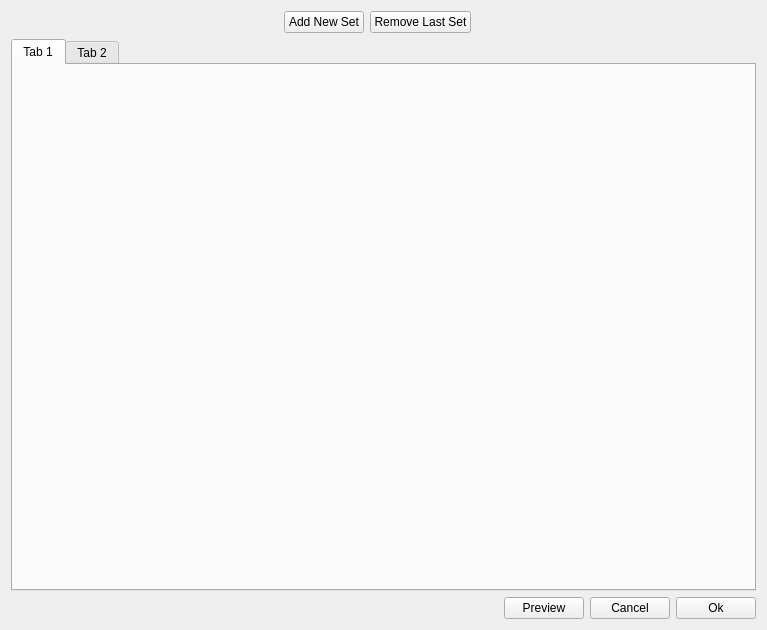
<?xml version="1.0" encoding="UTF-8"?>
<ui version="4.0">
 <class>DAVDuct</class>
 <widget class="QWidget" name="DAVDuct">
  <property name="geometry">
   <rect>
    <x>0</x>
    <y>0</y>
    <width>767</width>
    <height>630</height>
   </rect>
  </property>
  <property name="windowTitle">
   <string>Set axial cooling duct</string>
  </property>
  <property name="windowIcon">
   <iconset resource="../../../../Resources/pyleecan.qrc">
    <normaloff>:/images/images/icon/pyleecan_64.png</normaloff>:/images/images/icon/pyleecan_64.png</iconset>
  </property>
  <layout class="QVBoxLayout" name="verticalLayout">
   <item>
    <layout class="QHBoxLayout" name="horizontalLayout_2">
     <item>
      <spacer name="horizontalSpacer">
       <property name="orientation">
        <enum>Qt::Horizontal</enum>
       </property>
       <property name="sizeHint" stdset="0">
        <size>
         <width>40</width>
         <height>20</height>
        </size>
       </property>
      </spacer>
     </item>
     <item>
      <widget class="QPushButton" name="b_new">
       <property name="text">
        <string>Add New Set</string>
       </property>
      </widget>
     </item>
     <item>
      <widget class="QPushButton" name="b_remove">
       <property name="text">
        <string>Remove Last Set</string>
       </property>
      </widget>
     </item>
     <item>
      <widget class="HelpButton" name="b_help">
       <property name="text">
        <string/>
       </property>
       <property name="pixmap">
        <pixmap resource="../../../../Resources/pyleecan.qrc">:/images/images/icon/help_16.png</pixmap>
       </property>
      </widget>
     </item>
     <item>
      <spacer name="horizontalSpacer_2">
       <property name="orientation">
        <enum>Qt::Horizontal</enum>
       </property>
       <property name="sizeHint" stdset="0">
        <size>
         <width>40</width>
         <height>20</height>
        </size>
       </property>
      </spacer>
     </item>
    </layout>
   </item>
   <item>
    <widget class="QTabWidget" name="tab_vent">
     <widget class="QWidget" name="tab">
      <attribute name="title">
       <string>Tab 1</string>
      </attribute>
     </widget>
     <widget class="QWidget" name="tab_2">
      <attribute name="title">
       <string>Tab 2</string>
      </attribute>
     </widget>
    </widget>
   </item>
   <item>
    <layout class="QHBoxLayout" name="horizontalLayout_4">
     <item>
      <spacer name="horizontalSpacer_5">
       <property name="orientation">
        <enum>Qt::Horizontal</enum>
       </property>
       <property name="sizeHint" stdset="0">
        <size>
         <width>218</width>
         <height>20</height>
        </size>
       </property>
      </spacer>
     </item>
     <item>
      <widget class="QPushButton" name="b_plot">
       <property name="text">
        <string>Preview</string>
       </property>
      </widget>
     </item>
     <item>
      <widget class="QPushButton" name="b_cancel">
       <property name="text">
        <string>Cancel</string>
       </property>
      </widget>
     </item>
     <item>
      <widget class="QPushButton" name="b_ok">
       <property name="text">
        <string>Ok</string>
       </property>
      </widget>
     </item>
    </layout>
   </item>
  </layout>
 </widget>
 <customwidgets>
  <customwidget>
   <class>HelpButton</class>
   <extends>QLabel</extends>
   <header>.....GUI/Tools/HelpButton.h</header>
  </customwidget>
 </customwidgets>
 <resources>
  <include location="../../../../Resources/pyleecan.qrc"/>
  <include location="../../../../Resources/pyleecan.qrc"/>
 </resources>
 <connections/>
</ui>
